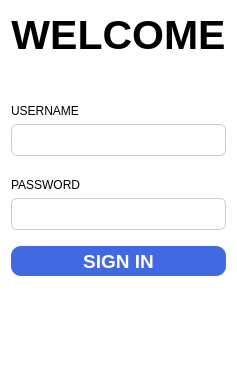
      <widget class="QWidget" name="welcomePage">
       <property name="styleSheet">
        <string notr="true">
background-color: #FFFFFF;</string>
       </property>
       <layout class="QVBoxLayout" name="verticalLayout_3">
        <item>
         <widget class="QLabel" name="welcomeLabel">
          <property name="font">
           <font>
            <pointsize>31</pointsize>
            <bold>true</bold>
           </font>
          </property>
          <property name="layoutDirection">
           <enum>Qt::LayoutDirection::LeftToRight</enum>
          </property>
          <property name="styleSheet">
           <string notr="true">
color: #000000;</string>
          </property>
          <property name="text">
           <string>WELCOME</string>
          </property>
          <property name="textFormat">
           <enum>Qt::TextFormat::MarkdownText</enum>
          </property>
          <property name="alignment">
           <set>Qt::AlignmentFlag::AlignBottom|Qt::AlignmentFlag::AlignHCenter</set>
          </property>
         </widget>
        </item>
        <item>
         <spacer name="verticalSpacer_4">
          <property name="orientation">
           <enum>Qt::Orientation::Vertical</enum>
          </property>
          <property name="sizeType">
           <enum>QSizePolicy::Policy::Fixed</enum>
          </property>
          <property name="sizeHint" stdset="0">
           <size>
            <width>20</width>
            <height>40</height>
           </size>
          </property>
         </spacer>
        </item>
        <item>
         <widget class="QLabel" name="usernameLabel">
          <property name="maximumSize">
           <size>
            <width>16777215</width>
            <height>80</height>
           </size>
          </property>
          <property name="styleSheet">
           <string notr="true">
color: #000000;</string>
          </property>
          <property name="text">
           <string>USERNAME</string>
          </property>
          <property name="alignment">
           <set>Qt::AlignmentFlag::AlignBottom|Qt::AlignmentFlag::AlignLeading|Qt::AlignmentFlag::AlignLeft</set>
          </property>
         </widget>
        </item>
        <item>
         <widget class="QLineEdit" name="usernameInsert">
          <property name="styleSheet">
           <string notr="true">height: 30px;
  max-height: 30px;
  line-height: 30px;
  padding: 0 8px;
  border: 1px solid #ccc;
  border-radius: 6px;
  box-sizing: border-box;
  overflow: hidden;
color: black;
</string>
          </property>
         </widget>
        </item>
        <item>
         <widget class="QLabel" name="passwordLabel">
          <property name="minimumSize">
           <size>
            <width>0</width>
            <height>30</height>
           </size>
          </property>
          <property name="maximumSize">
           <size>
            <width>16777215</width>
            <height>30</height>
           </size>
          </property>
          <property name="styleSheet">
           <string notr="true">
color: #000000;</string>
          </property>
          <property name="text">
           <string>PASSWORD</string>
          </property>
          <property name="alignment">
           <set>Qt::AlignmentFlag::AlignBottom|Qt::AlignmentFlag::AlignLeading|Qt::AlignmentFlag::AlignLeft</set>
          </property>
         </widget>
        </item>
        <item>
         <widget class="QLineEdit" name="passwordInsert">
          <property name="enabled">
           <bool>true</bool>
          </property>
          <property name="sizePolicy">
           <sizepolicy hsizetype="Expanding" vsizetype="Fixed">
            <horstretch>0</horstretch>
            <verstretch>0</verstretch>
           </sizepolicy>
          </property>
          <property name="styleSheet">
           <string notr="true">height: 30px;
  max-height: 30px;
  line-height: 30px;
  padding: 0 8px;
  border: 1px solid #ccc;
  border-radius: 6px;
  box-sizing: border-box;
  overflow: hidden;
</string>
          </property>
         </widget>
        </item>
        <item>
         <spacer name="verticalSpacer_2">
          <property name="orientation">
           <enum>Qt::Orientation::Vertical</enum>
          </property>
          <property name="sizeType">
           <enum>QSizePolicy::Policy::Fixed</enum>
          </property>
          <property name="sizeHint" stdset="0">
           <size>
            <width>20</width>
            <height>10</height>
           </size>
          </property>
         </spacer>
        </item>
        <item>
         <widget class="QPushButton" name="pushButton">
          <property name="enabled">
           <bool>true</bool>
          </property>
          <property name="sizePolicy">
           <sizepolicy hsizetype="Minimum" vsizetype="Fixed">
            <horstretch>0</horstretch>
            <verstretch>0</verstretch>
           </sizepolicy>
          </property>
          <property name="minimumSize">
           <size>
            <width>100</width>
            <height>30</height>
           </size>
          </property>
          <property name="maximumSize">
           <size>
            <width>16777215</width>
            <height>30</height>
           </size>
          </property>
          <property name="styleSheet">
           <string notr="true">QPushButton {
    min-width: 100px;
    min-height: 30px;
    max-height: 30px;
    background-color: #4169E1;    /* Royal Blue - jaśniejszy odcień */
    border-radius: 10px;
    color: white;
    font-size: 14pt;
    font-weight: bold;
}

QPushButton:checked {
    min-width: 90px;              /* mniejszy rozmiar gdy aktywny */
    max-width: 90px;
    min-height: 90px;
    max-height: 90px;
    background-color: #1e3c8c;    /* ciemniejszy odcień niebieskiego */
    border-radius: 18px;          /* proporcjonalnie mniejszy radius */
    font-size: 12pt;              /* mniejsza czcionka */
}

QPushButton:hover {
    background-color: #5a7ee5;    /* jaśniejszy przy hover */
}

QPushButton:pressed {
    background-color: #0d1b3f;    /* najciemniejszy przy wciśnięciu */
}</string>
          </property>
          <property name="text">
           <string>SIGN IN</string>
          </property>
          <property name="autoDefault">
           <bool>false</bool>
          </property>
         </widget>
        </item>
        <item>
         <spacer name="verticalSpacer_3">
          <property name="orientation">
           <enum>Qt::Orientation::Vertical</enum>
          </property>
          <property name="sizeType">
           <enum>QSizePolicy::Policy::Fixed</enum>
          </property>
          <property name="sizeHint" stdset="0">
           <size>
            <width>20</width>
            <height>100</height>
           </size>
          </property>
         </spacer>
        </item>
       </layout>
      </widget>
